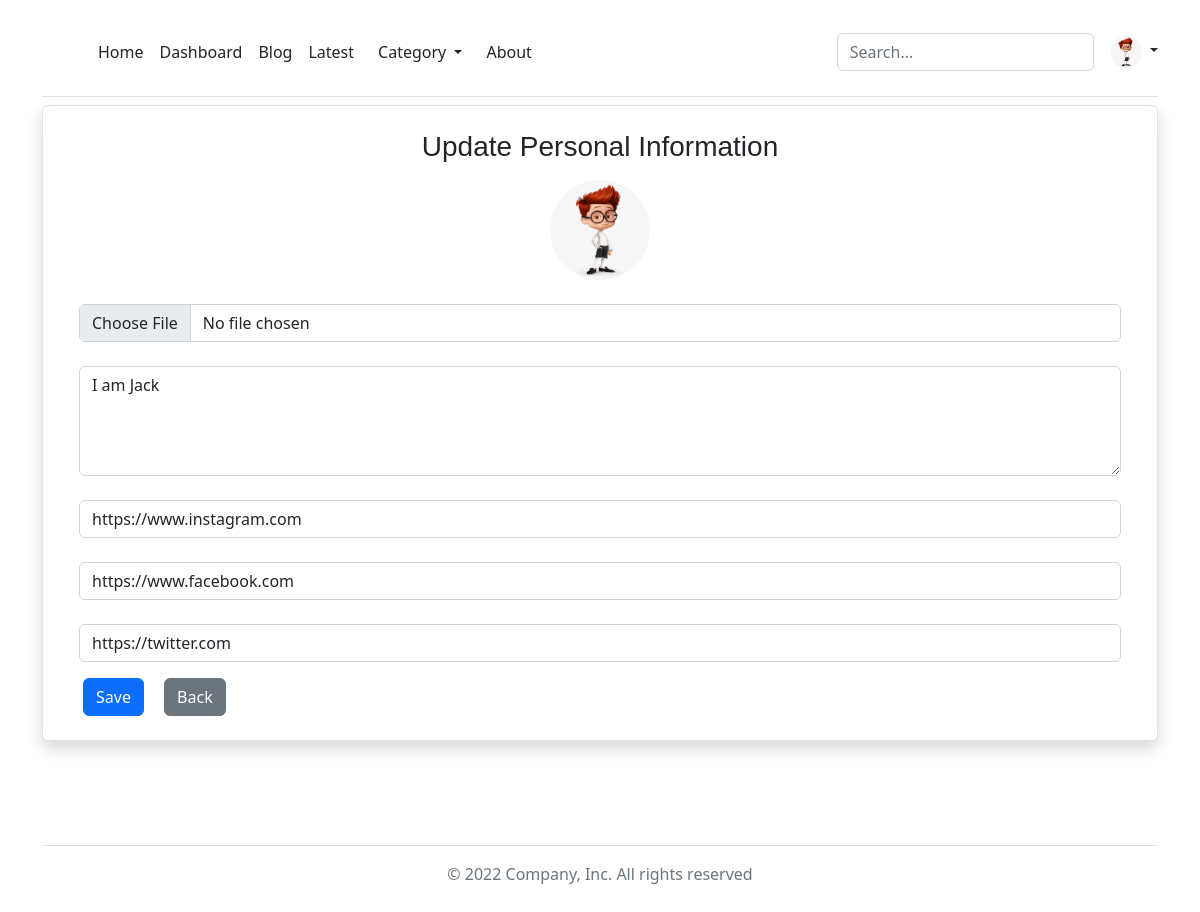
Page /update-profile-picture-bio/ (signed in) on the committed database.
### blogapp/models.py (models this page shows)
class Profile(models.Model):
    user = models.OneToOneField(User, on_delete=models.CASCADE)
    profile_image = models.FileField(upload_to="profile_image/", null=True, blank=True)
    bio = models.TextField(null=True, blank=True)
    instagram = models.URLField(max_length=200, null=True, blank=True)
    facebook = models.URLField(max_length=200, null=True, blank=True)
    twitter = models.URLField(max_length=200, null=True, blank=True)

### blogapp/views.py (the view)
# urls.py: path('update-profile-picture-bio/', views.user_image_bio, name='image'),
def user_image_bio(request):
    if request.user.is_authenticated:
        if request.method=='POST':
            fm = UpdateProfile(request.POST, request.FILES, instance=request.user.profile)
            if fm.is_valid():
                fm.save()
                messages.success(request,'User Profile Picture Update Successfully !')
                return redirect('p')
            else:
                return redirect('u')
        else:
            fm = UpdateProfile(instance=request.user.profile)
            return render(request, 'profile/profileupdate.html', {'form':fm, 'category':category(request)})
    else:
        return redirect('l')

### blogapp/forms.py
class UpdateProfile(forms.ModelForm):
    class Meta:
        model = Profile
        fields = ['profile_image','bio','instagram','facebook','twitter']
        labels = {'image':'Image'}
        widgets = {
            'profile_image':forms.FileInput(attrs={'class':'form-control'}),
            'bio':forms.Textarea(attrs={'class':'form-control x4','placeholder':'Bio', 'rows':4, 'cols':15}),
            'instagram':forms.URLInput(attrs={'class':'form-control x4','placeholder':'Instagram'}),
            'facebook':forms.URLInput(attrs={'class':'form-control x4','placeholder':'Facebook'}),
            'twitter':forms.URLInput(attrs={'class':'form-control x4','placeholder':'Twitter'})
        }

### blogapp/views.py (called while the page is built)
def category(request):
    category = Category.objects.all()
    return category

### templates/profile/profileupdate.html (shortened to what this page needs)
{% extends 'base.html' %}
{% block content %}
<div id="intro" class="bg-image shadow-2-strong">
  <div class="mask d-flex align-items-center h-100">
    <div class="container">
      <div class="row justify-content-center">
        <div class="col-xl-12 col-md-12">
          <form method="post" class="bg-white border shadow p-4 mb-5 bg-body rounded" enctype="multipart/form-data">
            <h3 class="mb-3 text-center" style="font-family: 'Mochiy Pop P One', sans-serif;">Update Personal
              Information</h3>
            <div class="container text-center">
              {% if request.user.profile.profile_image %}
              <img src="/media/{{request.user.profile.profile_image}}" alt="mdo" width="100" height="100"
                class="rounded-circle">
              {% else %}
              <img src="https://t3.ftcdn.net/jpg/03/46/83/96/360_F_346839683_6nAPzbhpSkIpb8pmAwufkC7c5eD7wYws.jpg"
                alt="mdo" width="32" height="32" class="rounded-circle">
              {% endif %}
              <br>
              <br>
              {{form.profile_image}}
              <br>
              {{form.bio}}
              <br>
              {{form.instagram}}
              <br>
              {{form.facebook}}
              <br>
              {{form.twitter}}
            </div>
            <button type="submit" class="btn btn-primary btn-block mt-3 mx-3">Save</button>
            <a class="btn btn-secondary mt-3" href="{% url 'p' %}" role="button">Back</a>
          </form>
        </div>
      </div>
    </div>
  </div>
</div>
{% endblock %}

### templates/header.html (shortened to what this page needs)
<header style="background-color: white;" class="p-2">
  <div class="container">
    <div class="d-flex flex-wrap align-items-center justify-content-center justify-content-lg-start py-4 border-bottom">
      <a href="/" class="d-flex align-items-center mb-2 mb-lg-0 text-dark text-decoration-none">
        <svg class="bi me-2" width="40" height="32" role="img" aria-label="Bootstrap">
          <use xlink:href="#bootstrap"></use>
        </svg>
      </a>
      <ul class="nav col-12 col-lg-auto me-lg-auto mb-2 justify-content-center mb-md-0">
        <li><a href="/" class="nav-link px-2 link-dark">Home</a></li>
        {% if request.user.is_authenticated %}
        <li><a href="{% url 'dashboard' %}" class="nav-link px-2 link-dark">Dashboard</a></li>
        {% endif %}
        <li><a href="{% url 'blog' %}" class="nav-link px-2 link-dark">Blog</a></li>
        <li><a href="{% url 'latestblog' %}" class="nav-link px-2 link-dark">Latest</a></li>
        <li>
          <div class="dropdown">
            <a class="nav-link dropdown-toggle link-dark" href="#" role="button" data-bs-toggle="dropdown"
              aria-expanded="false">
              Category
            </a>
          </div>
        </li>
        <li><a href="{% url 'about' %}" class="nav-link px-2 link-dark">About</a></li>
      </ul>
      <div class="d-flex align-items-center">
        <form method="get" action="{% url 'searchblog' %}" class="w-100 me-3" role="search">
          <input type="search" class="form-control" placeholder="Search..." aria-label="Search" name="query">
        </form>
        <div class="flex-shrink-0 dropdown">
          <a href="#" class="d-block link-dark text-decoration-none dropdown-toggle" data-bs-toggle="dropdown"
            aria-expanded="false">
            {% if request.user.profile.profile_image %}
            <img src="/media/{{request.user.profile.profile_image}}" alt="mdo" width="32" height="32"
              class="rounded-circle">
            {% else %}
            <img src="https://t3.ftcdn.net/jpg/03/46/83/96/360_F_346839683_6nAPzbhpSkIpb8pmAwufkC7c5eD7wYws.jpg"
              alt="mdo" width="32" height="32" class="rounded-circle">
            {% endif %}
          </a>
        </div>
      </div>
    </div>
  </div>
</header>

### rows in the picture
Profile: bio "I am Jack", instagram "https://www.instagram.com", facebook "https://www.facebook.com", twitter "https://twitter.com"
